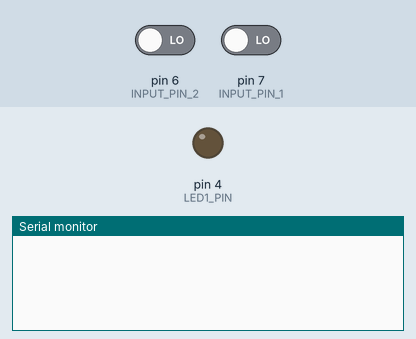
Recording of a sketch running on a simulated Arduino Uno, built with avr-gcc and run on an emulated ATmega328P. Parts: output pins drawn as LEDs (lit = HIGH), the last lines printed to the serial monitor. The test bench sets the inputs (shaded band); at power-on: pin 7 (INPUT_PIN_1) LOW, pin 6 (INPUT_PIN_2) LOW.

Above: at 1.2 s.
1.3 s: pin 7 (INPUT_PIN_1) driven HIGH
At 1.7 s:
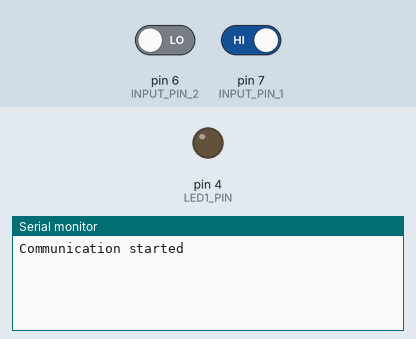
2.8 s: pin 7 (INPUT_PIN_1) driven LOW
At 4.0 s:
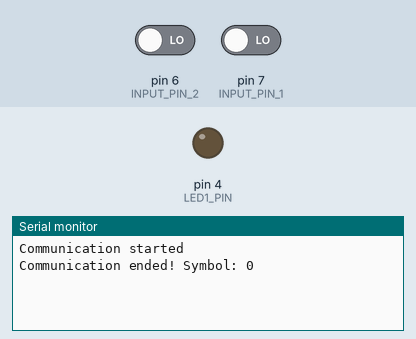

Measured:
- after the input at 1.3 s, the serial monitor: prints a new line at once (image 1)
- after the input at 2.8 s, the serial monitor: prints a new line at once (image 2)

The sketch:

makey_makey_integration_digital_protocol.ino
```cpp
/*   makey_makey_integration.ino
 Purpose: Project EduBot
 Authot: Tiago Pimentel
        t.pimentelms@gmail.com
 Projeto EduBot
 Student Chapter of IEEE - RAS Universidade de Brasília (UnB)
 LARA (Laboratório de Robótica e Automação), UnB
 Date: May, 24, 2014

 Invariants
   RELAY 4
   MAKEY_MAKEY_INPUT 7
   MAKEY_MAKEY_INPUT 6
 Description:
   Use a relay to turn lights on or off
   Switch the lights (on/off) if :
     Activity on the makey makey
 Version Log:
   05/24/2014, Tiago Pimentel
     Created file;
     Created relay activating and deactivating code, and physical project;
     Created makey makey detection from serial port
*/
#include "Arduino.h"
#include "stdio.h"
#include "stdlib.h"

// Debug definition.
#define DEBUG
// #define DEBUG2

// Names relay pin and sets a variable with its state.
#define LED1_PIN 4
#define INPUT_PIN_1 7
#define INPUT_PIN_2 6
int led1State = LOW;

boolean gettingMessage = false;

void setup() {
#ifdef DEBUG
  Serial.begin(9600);  // Serial for debugging.
#endif

  // set the digital pin as output:
  pinMode(LED1_PIN, OUTPUT);
  pinMode(INPUT_PIN_1, INPUT);
  digitalWrite(INPUT_PIN_1, LOW);
  pinMode(INPUT_PIN_2, INPUT);
  digitalWrite(INPUT_PIN_2, LOW);
}

void loop()
{
  static boolean oldBitMeasure = false;
  static int bitCounter = 0;

  boolean isCommunicating = digitalRead(INPUT_PIN_1);

  // If input pin 1 is high, makey_makey is communicating with arduino.
  if(isCommunicating && !gettingMessage)
  {
#ifdef DEBUG
    Serial.println("Communication started");
#endif
    gettingMessage = true;
  }
  // While makey makey is communicating, count number of highs in input pin 2.
  else if(isCommunicating && gettingMessage)
  {
#ifdef DEBUG2
    Serial.println("Getting message");
#endif
    boolean bitMeasure = digitalRead(INPUT_PIN_2);
    if (bitMeasure && ! oldBitMeasure)
      bitCounter++;

    oldBitMeasure = bitMeasure;
  }
  // When communication stops, act depending on number of highs in input.
  else if (!isCommunicating && gettingMessage)
  {
#ifdef DEBUG
    Serial.print("Communication ended! Symbol: ");
    Serial.println(bitCounter);
#endif

    // If makey makey sent 3 highs, turn on/off led in output pin.
    if(bitCounter == 3)
    {
      led1State = !led1State;
      digitalWrite(LED1_PIN, led1State);

      Serial.print("Setting pin: ");
      Serial.println(bitCounter);
    }

    // Reset communication variables.
    gettingMessage = false;
    oldBitMeasure = false;
    bitCounter = 0;
  }
}
```
